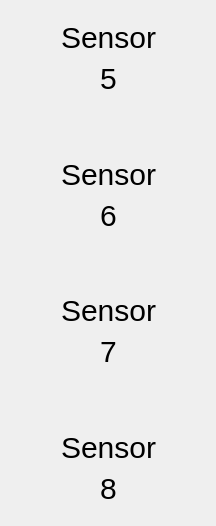
                   <widget class="QWidget" name="widget_stylesheet_right_sensors_page1_2" native="true">
                    <property name="styleSheet">
                     <string notr="true">QWidget#widget_sensor1_2 {
    border-image: url(display_widget.png);
    background-repeat: no-repeat;
    background-position: center;
    background-size: cover;
}

QWidget#widget_sensor2_2 {
    border-image: url(display_widget.png);
    background-repeat: no-repeat;
    background-position: center;
    background-size: cover;
}

QWidget#widget_sensor3_2 {
    border-image: url(display_widget.png);
    background-repeat: no-repeat;
    background-position: center;
    background-size: cover;
}

QWidget#widget_sensor4_2 {
    border-image: url(display_widget.png);
    background-repeat: no-repeat;
    background-position: center;
    background-size: cover;
}

QWidget{
font-size: 30px; font-family: Arial;
}
</string>
                    </property>
                    <layout class="QGridLayout" name="gridLayout_17">
                     <item row="0" column="0">
                      <widget class="QWidget" name="widget_sensor1_2" native="true">
                       <property name="sizePolicy">
                        <sizepolicy hsizetype="Preferred" vsizetype="Minimum">
                         <horstretch>0</horstretch>
                         <verstretch>0</verstretch>
                        </sizepolicy>
                       </property>
                       <property name="minimumSize">
                        <size>
                         <width>0</width>
                         <height>80</height>
                        </size>
                       </property>
                       <property name="styleSheet">
                        <string notr="true">QWidget#widget_sensor1 {
    border-image: url(display_widget.png);
    background-repeat: no-repeat;
    background-position: center;
    background-size: cover;
}</string>
                       </property>
                       <layout class="QGridLayout" name="gridLayout_9">
                        <item row="0" column="0">
                         <layout class="QVBoxLayout" name="verticalLayout_7" stretch="1,1">
                          <item>
                           <layout class="QHBoxLayout" name="horizontalLayout_11">
                            <item>
                             <spacer name="horizontalSpacer_16">
                              <property name="orientation">
                               <enum>Qt::Horizontal</enum>
                              </property>
                              <property name="sizeHint" stdset="0">
                               <size>
                                <width>40</width>
                                <height>20</height>
                               </size>
                              </property>
                             </spacer>
                            </item>
                            <item>
                             <widget class="QLabel" name="lbl_p1_sensor_name5">
                              <property name="font">
                               <font>
                                <family>Arial</family>
                                <pointsize>-1</pointsize>
                               </font>
                              </property>
                              <property name="text">
                               <string>Sensor</string>
                              </property>
                              <property name="scaledContents">
                               <bool>true</bool>
                              </property>
                              <property name="alignment">
                               <set>Qt::AlignCenter</set>
                              </property>
                             </widget>
                            </item>
                            <item>
                             <spacer name="horizontalSpacer_8">
                              <property name="orientation">
                               <enum>Qt::Horizontal</enum>
                              </property>
                              <property name="sizeHint" stdset="0">
                               <size>
                                <width>40</width>
                                <height>20</height>
                               </size>
                              </property>
                             </spacer>
                            </item>
                           </layout>
                          </item>
                          <item>
                           <layout class="QHBoxLayout" name="horizontalLayout_12">
                            <item>
                             <spacer name="horizontalSpacer_17">
                              <property name="orientation">
                               <enum>Qt::Horizontal</enum>
                              </property>
                              <property name="sizeHint" stdset="0">
                               <size>
                                <width>40</width>
                                <height>20</height>
                               </size>
                              </property>
                             </spacer>
                            </item>
                            <item>
                             <widget class="QLabel" name="lbl_p1_sensor5">
                              <property name="text">
                               <string>5</string>
                              </property>
                              <property name="scaledContents">
                               <bool>true</bool>
                              </property>
                              <property name="alignment">
                               <set>Qt::AlignCenter</set>
                              </property>
                             </widget>
                            </item>
                            <item>
                             <spacer name="horizontalSpacer_18">
                              <property name="orientation">
                               <enum>Qt::Horizontal</enum>
                              </property>
                              <property name="sizeHint" stdset="0">
                               <size>
                                <width>40</width>
                                <height>20</height>
                               </size>
                              </property>
                             </spacer>
                            </item>
                           </layout>
                          </item>
                         </layout>
                        </item>
                       </layout>
                      </widget>
                     </item>
                     <item row="1" column="0">
                      <spacer name="verticalSpacer_11">
                       <property name="orientation">
                        <enum>Qt::Vertical</enum>
                       </property>
                       <property name="sizeHint" stdset="0">
                        <size>
                         <width>194</width>
                         <height>37</height>
                        </size>
                       </property>
                      </spacer>
                     </item>
                     <item row="2" column="0">
                      <widget class="QWidget" name="widget_sensor2_2" native="true">
                       <property name="sizePolicy">
                        <sizepolicy hsizetype="Preferred" vsizetype="Minimum">
                         <horstretch>0</horstretch>
                         <verstretch>0</verstretch>
                        </sizepolicy>
                       </property>
                       <property name="minimumSize">
                        <size>
                         <width>0</width>
                         <height>80</height>
                        </size>
                       </property>
                       <property name="styleSheet">
                        <string notr="true">QWidget#widget_sensor2 {
    border-image: url(display_widget.png);
    background-repeat: no-repeat;
    background-position: center;
    background-size: cover;
}</string>
                       </property>
                       <layout class="QGridLayout" name="gridLayout_10">
                        <item row="0" column="0">
                         <layout class="QVBoxLayout" name="verticalLayout_14" stretch="1,1">
                          <item>
                           <layout class="QHBoxLayout" name="horizontalLayout_23">
                            <item>
                             <spacer name="horizontalSpacer_37">
                              <property name="orientation">
                               <enum>Qt::Horizontal</enum>
                              </property>
                              <property name="sizeHint" stdset="0">
                               <size>
                                <width>40</width>
                                <height>20</height>
                               </size>
                              </property>
                             </spacer>
                            </item>
                            <item>
                             <widget class="QLabel" name="lbl_p1_sensor_name6">
                              <property name="font">
                               <font>
                                <family>Arial</family>
                                <pointsize>-1</pointsize>
                               </font>
                              </property>
                              <property name="text">
                               <string>Sensor</string>
                              </property>
                              <property name="scaledContents">
                               <bool>true</bool>
                              </property>
                              <property name="alignment">
                               <set>Qt::AlignCenter</set>
                              </property>
                             </widget>
                            </item>
                            <item>
                             <spacer name="horizontalSpacer_38">
                              <property name="orientation">
                               <enum>Qt::Horizontal</enum>
                              </property>
                              <property name="sizeHint" stdset="0">
                               <size>
                                <width>40</width>
                                <height>20</height>
                               </size>
                              </property>
                             </spacer>
                            </item>
                           </layout>
                          </item>
                          <item>
                           <layout class="QHBoxLayout" name="horizontalLayout_24">
                            <item>
                             <spacer name="horizontalSpacer_39">
                              <property name="orientation">
                               <enum>Qt::Horizontal</enum>
                              </property>
                              <property name="sizeHint" stdset="0">
                               <size>
                                <width>40</width>
                                <height>20</height>
                               </size>
                              </property>
                             </spacer>
                            </item>
                            <item>
                             <widget class="QLabel" name="lbl_p1_sensor6">
                              <property name="text">
                               <string>6</string>
                              </property>
                              <property name="scaledContents">
                               <bool>true</bool>
                              </property>
                              <property name="alignment">
                               <set>Qt::AlignCenter</set>
                              </property>
                             </widget>
                            </item>
                            <item>
                             <spacer name="horizontalSpacer_40">
                              <property name="orientation">
                               <enum>Qt::Horizontal</enum>
                              </property>
                              <property name="sizeHint" stdset="0">
                               <size>
                                <width>40</width>
                                <height>20</height>
                               </size>
                              </property>
                             </spacer>
                            </item>
                           </layout>
                          </item>
                         </layout>
                        </item>
                       </layout>
                      </widget>
                     </item>
                     <item row="3" column="0">
                      <spacer name="verticalSpacer_12">
                       <property name="orientation">
                        <enum>Qt::Vertical</enum>
                       </property>
                       <property name="sizeHint" stdset="0">
                        <size>
                         <width>194</width>
                         <height>36</height>
                        </size>
                       </property>
                      </spacer>
                     </item>
                     <item row="4" column="0">
                      <widget class="QWidget" name="widget_sensor3_2" native="true">
                       <property name="sizePolicy">
                        <sizepolicy hsizetype="Preferred" vsizetype="Minimum">
                         <horstretch>0</horstretch>
                         <verstretch>0</verstretch>
                        </sizepolicy>
                       </property>
                       <property name="minimumSize">
                        <size>
                         <width>0</width>
                         <height>80</height>
                        </size>
                       </property>
                       <property name="styleSheet">
                        <string notr="true">QWidget#widget_sensor3 {
    border-image: url(display_widget.png);
    background-repeat: no-repeat;
    background-position: center;
    background-size: cover;
}</string>
                       </property>
                       <layout class="QGridLayout" name="gridLayout_11">
                        <item row="1" column="0">
                         <layout class="QVBoxLayout" name="verticalLayout_15" stretch="1,1">
                          <item>
                           <layout class="QHBoxLayout" name="horizontalLayout_25">
                            <item>
                             <spacer name="horizontalSpacer_41">
                              <property name="orientation">
                               <enum>Qt::Horizontal</enum>
                              </property>
                              <property name="sizeHint" stdset="0">
                               <size>
                                <width>40</width>
                                <height>20</height>
                               </size>
                              </property>
                             </spacer>
                            </item>
                            <item>
                             <widget class="QLabel" name="lbl_p1_sensor_name7">
                              <property name="font">
                               <font>
                                <family>Arial</family>
                                <pointsize>-1</pointsize>
                               </font>
                              </property>
                              <property name="text">
                               <string>Sensor</string>
                              </property>
                              <property name="scaledContents">
                               <bool>true</bool>
                              </property>
                              <property name="alignment">
                               <set>Qt::AlignCenter</set>
                              </property>
                             </widget>
                            </item>
                            <item>
                             <spacer name="horizontalSpacer_42">
                              <property name="orientation">
                               <enum>Qt::Horizontal</enum>
                              </property>
                              <property name="sizeHint" stdset="0">
                               <size>
                                <width>40</width>
                                <height>20</height>
                               </size>
                              </property>
                             </spacer>
                            </item>
                           </layout>
                          </item>
                          <item>
                           <layout class="QHBoxLayout" name="horizontalLayout_26">
                            <item>
                             <spacer name="horizontalSpacer_43">
                              <property name="orientation">
                               <enum>Qt::Horizontal</enum>
                              </property>
                              <property name="sizeHint" stdset="0">
                               <size>
                                <width>40</width>
                                <height>20</height>
                               </size>
                              </property>
                             </spacer>
                            </item>
                            <item>
                             <widget class="QLabel" name="lbl_p1_sensor7">
                              <property name="text">
                               <string>7</string>
                              </property>
                              <property name="scaledContents">
                               <bool>true</bool>
                              </property>
                              <property name="alignment">
                               <set>Qt::AlignCenter</set>
                              </property>
                             </widget>
                            </item>
                            <item>
                             <spacer name="horizontalSpacer_44">
                              <property name="orientation">
                               <enum>Qt::Horizontal</enum>
                              </property>
                              <property name="sizeHint" stdset="0">
                               <size>
                                <width>40</width>
                                <height>20</height>
                               </size>
                              </property>
                             </spacer>
                            </item>
                           </layout>
                          </item>
                         </layout>
                        </item>
                       </layout>
                      </widget>
                     </item>
                     <item row="5" column="0">
                      <spacer name="verticalSpacer_4">
                       <property name="orientation">
                        <enum>Qt::Vertical</enum>
                       </property>
                       <property name="sizeHint" stdset="0">
                        <size>
                         <width>194</width>
                         <height>37</height>
                        </size>
                       </property>
                      </spacer>
                     </item>
                     <item row="6" column="0">
                      <widget class="QWidget" name="widget_sensor4_2" native="true">
                       <property name="sizePolicy">
                        <sizepolicy hsizetype="Preferred" vsizetype="Minimum">
                         <horstretch>0</horstretch>
                         <verstretch>0</verstretch>
                        </sizepolicy>
                       </property>
                       <property name="minimumSize">
                        <size>
                         <width>0</width>
                         <height>80</height>
                        </size>
                       </property>
                       <property name="styleSheet">
                        <string notr="true">QWidget#widget_sensor4 {
    border-image: url(display_widget.png);
    background-repeat: no-repeat;
    background-position: center;
    background-size: cover;
}</string>
                       </property>
                       <layout class="QGridLayout" name="gridLayout_12">
                        <item row="1" column="0">
                         <layout class="QVBoxLayout" name="verticalLayout_16" stretch="1,1">
                          <item>
                           <layout class="QHBoxLayout" name="horizontalLayout_27">
                            <item>
                             <spacer name="horizontalSpacer_45">
                              <property name="orientation">
                               <enum>Qt::Horizontal</enum>
                              </property>
                              <property name="sizeHint" stdset="0">
                               <size>
                                <width>40</width>
                                <height>20</height>
                               </size>
                              </property>
                             </spacer>
                            </item>
                            <item>
                             <widget class="QLabel" name="lbl_p1_sensor_name8">
                              <property name="font">
                               <font>
                                <family>Arial</family>
                                <pointsize>-1</pointsize>
                               </font>
                              </property>
                              <property name="text">
                               <string>Sensor</string>
                              </property>
                              <property name="scaledContents">
                               <bool>true</bool>
                              </property>
                              <property name="alignment">
                               <set>Qt::AlignCenter</set>
                              </property>
                             </widget>
                            </item>
                            <item>
                             <spacer name="horizontalSpacer_46">
                              <property name="orientation">
                               <enum>Qt::Horizontal</enum>
                              </property>
                              <property name="sizeHint" stdset="0">
                               <size>
                                <width>40</width>
                                <height>20</height>
                               </size>
                              </property>
                             </spacer>
                            </item>
                           </layout>
                          </item>
                          <item>
                           <layout class="QHBoxLayout" name="horizontalLayout_28">
                            <item>
                             <spacer name="horizontalSpacer_47">
                              <property name="orientation">
                               <enum>Qt::Horizontal</enum>
                              </property>
                              <property name="sizeHint" stdset="0">
                               <size>
                                <width>40</width>
                                <height>20</height>
                               </size>
                              </property>
                             </spacer>
                            </item>
                            <item>
                             <widget class="QLabel" name="lbl_p1_sensor8">
                              <property name="text">
                               <string>8</string>
                              </property>
                              <property name="scaledContents">
                               <bool>true</bool>
                              </property>
                              <property name="alignment">
                               <set>Qt::AlignCenter</set>
                              </property>
                             </widget>
                            </item>
                            <item>
                             <spacer name="horizontalSpacer_48">
                              <property name="orientation">
                               <enum>Qt::Horizontal</enum>
                              </property>
                              <property name="sizeHint" stdset="0">
                               <size>
                                <width>40</width>
                                <height>20</height>
                               </size>
                              </property>
                             </spacer>
                            </item>
                           </layout>
                          </item>
                         </layout>
                        </item>
                       </layout>
                      </widget>
                     </item>
                    </layout>
                   </widget>
